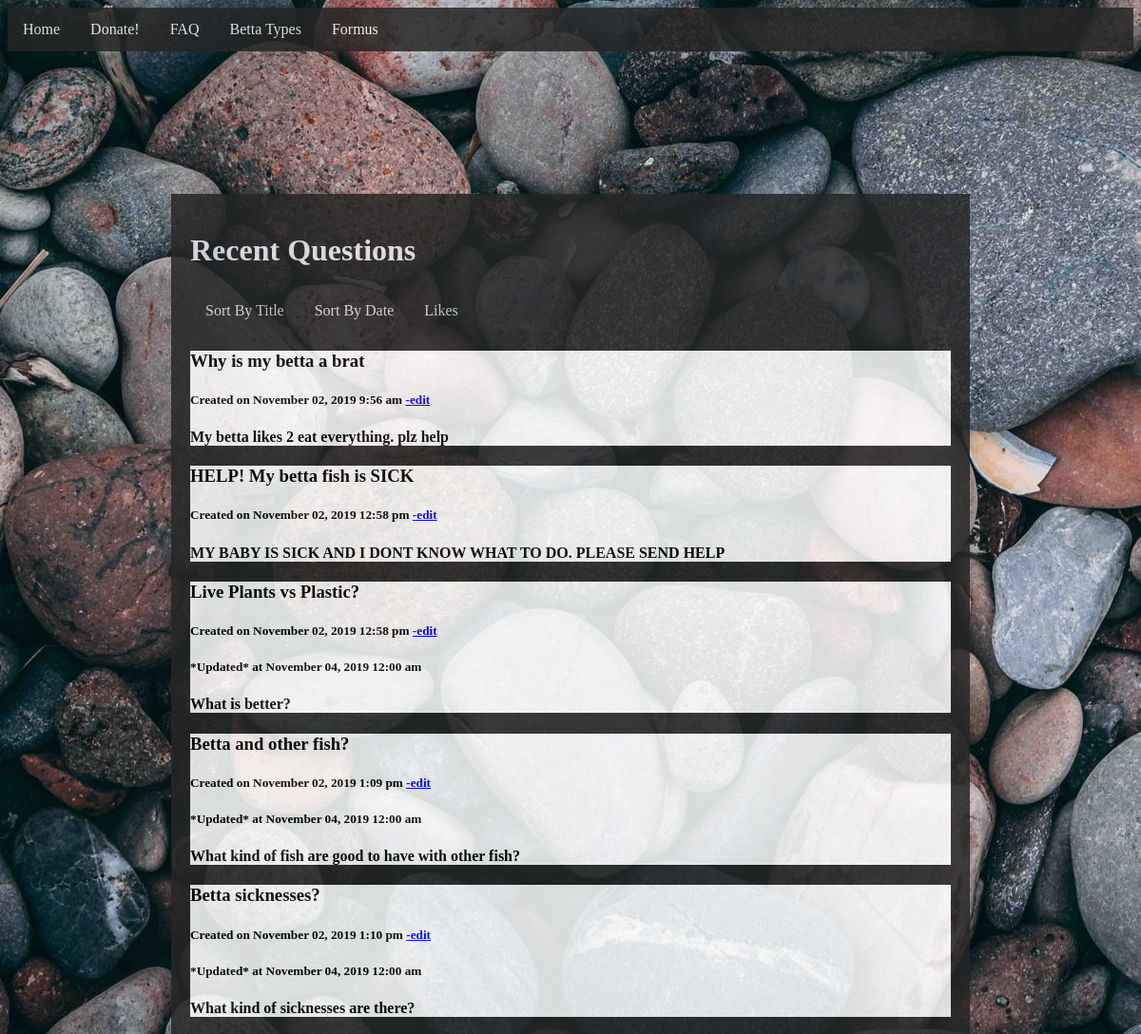
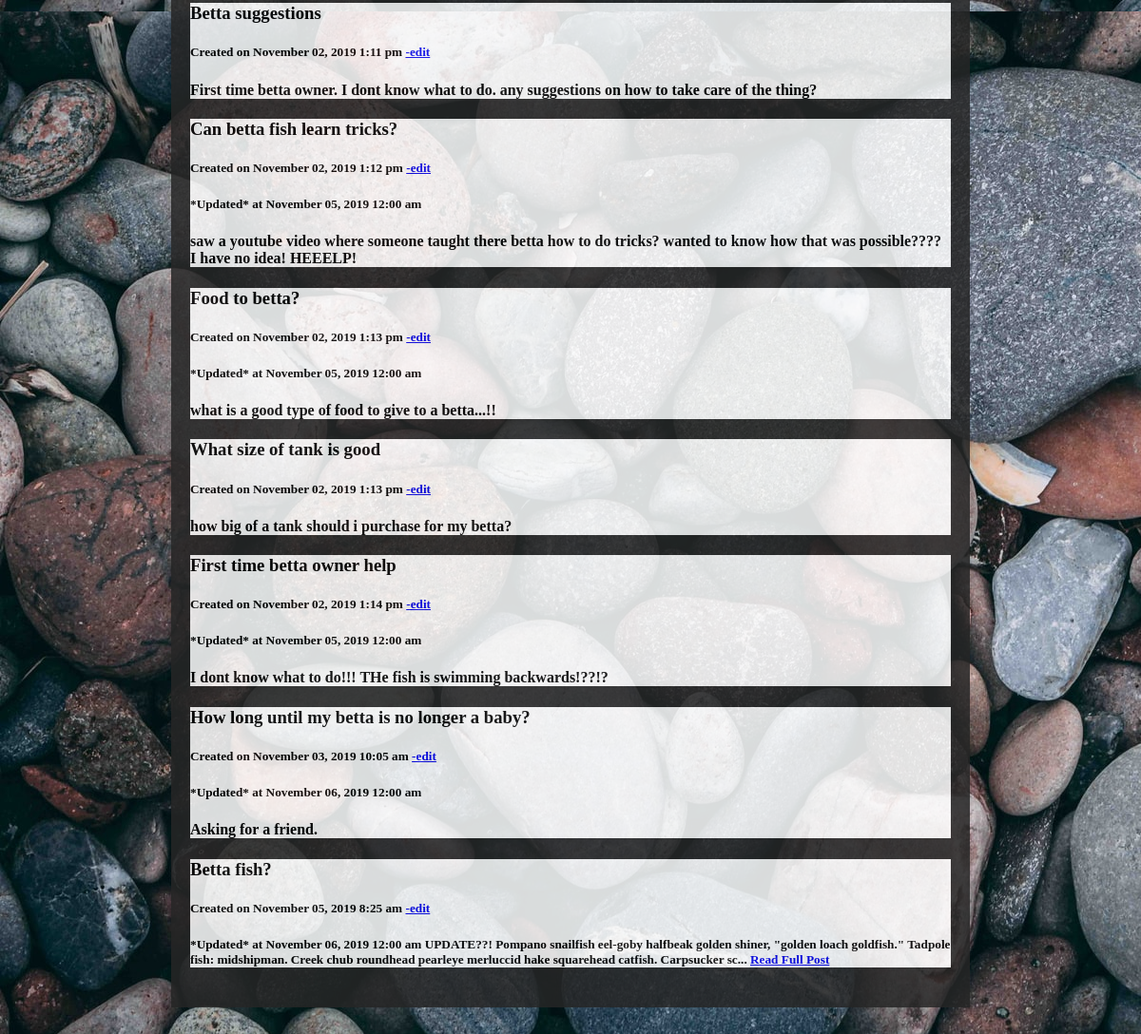
/viewAll.php, run on the app's committed database (2 pictures, top to bottom).
### tables this page shows
CREATE TABLE `questions` (
  `id` int(11) NOT NULL,
  `title` varchar(200) NOT NULL,
  `content` varchar(1000) NOT NULL,
  `date` datetime NOT NULL DEFAULT current_timestamp(),
  `dateUpdated` date DEFAULT NULL,
  `postId` int(11) NOT NULL
);

### viewAll.php (the view, shortened to what this page needs)
<?php
	    require('database/db_connect.php');
	    $query = "SELECT * FROM questions ORDER BY id" ;
	    $statement = $db->prepare($query);
	    $statement->execute();
?>
<!DOCTYPE html>
<html>
<head>
	<link rel="stylesheet" type="text/css" href="styles/view.css">
</head>
<body>
	 <?php include('components/nav.php'); ?>
    <div id="wrapper">
    <h1>Recent Questions</h1>
     <?php include('components/sortNav.php'); ?>
          <?php while($row = $statement -> fetch()): ?>
        <div id="indie">
      <?php $date = date_create( $row['date']) ?>
      <h3><?= $row['title'] ?> </h3>
      <h5>Created on  <?= date_format($date,"F d, Y g:i a" ) ?>
      <a href="edit.php?id=<?=$row['id']?>">-edit</a></h5>
      <?php if( !is_null($row['dateUpdated'])): ?>
      <?php $date = date_create( $row['dateUpdated']) ?>
            <h5>*Updated* at <?= date_format($date,"F d, Y g:i a" ) ?>
      <?php endif;?>
      <?php if(strlen($row['content']) > 200 ): ?>
        <?= substr($row['content'], 0, 200 ) . "... "; ?>
          <a href="fullPost.php?id=<?= $row['id'] ?>" id="full-blog-link"> Read Full Post</a>
      <?php else: ?>
        <h4> <?= $row['content']  ?></h4>
      <?php endif;?>
      </div>
    <?php endwhile ?>
    </div>
</body>
</html>
</html>

### styles/view.css (style rules this page uses)
body { background-image: url("images/indexMultRocks.jpg"); background-attachment: fixed; }
#wrapper { width: 800px; margin: 150px auto; text-align: left; padding: 20px; background: #262626; opacity: 0.85; }
#indie { background-color: white; }
h1 { color: #f0f0f5; }
h4 { color: black; }

### data on the page
questions: title "Why is my betta a brat", date "November 02, 2019 9:56 am", content "My betta likes 2 eat everything. plz help"
questions: title "HELP! My betta fish is SICK", date "November 02, 2019 12:58 pm", content "MY BABY IS SICK AND I DONT KNOW WHAT TO DO. PLEASE SEND HELP"
questions: title "Live Plants vs Plastic?", date "November 02, 2019 12:58 pm", dateUpdated "November 04, 2019 12:00 am", content "What is better?"
questions: title "Betta and other fish?", date "November 02, 2019 1:09 pm", dateUpdated "November 04, 2019 12:00 am", content "What kind of fish are good to have with other fish?"
questions: title "Betta sicknesses?", date "November 02, 2019 1:10 pm", dateUpdated "November 04, 2019 12:00 am", content "What kind of sicknesses are there?"
questions: title "Betta suggestions", date "November 02, 2019 1:11 pm", content "First time betta owner. I dont know what to do. any suggestions on how to take care of the thing?"
questions: title "Can betta fish learn tricks?", date "November 02, 2019 1:12 pm", dateUpdated "November 05, 2019 12:00 am", content "saw a youtube video where someone taught there betta how to do tricks? wanted to know how that was possible???? I have no idea! HEEELP!"
questions: title "Food to betta?", date "November 02, 2019 1:13 pm", dateUpdated "November 05, 2019 12:00 am", content "what is a good type of food to give to a betta...!!"
questions: title "What size of tank is good", date "November 02, 2019 1:13 pm", content "how big of a tank should i purchase for my betta?"
questions: title "First time betta owner help", date "November 02, 2019 1:14 pm", dateUpdated "November 05, 2019 12:00 am", content "I dont know what to do!!! THe fish is swimming backwards!??!?"
questions: title "How long until my betta is no longer a baby?", date "November 03, 2019 10:05 am", dateUpdated "November 06, 2019 12:00 am", content "Asking for a friend."
questions: title "Betta fish?", date "November 05, 2019 8:25 am", dateUpdated "November 06, 2019 12:00 am", content "UPDATE??! Pompano snailfish eel-goby halfbeak golden shiner, \"golden loach goldfish.\" Tadpole fish: midshipman. Creek chub roundhead pearleye merluccid hake squarehead catfish. Carpsucker sc"
